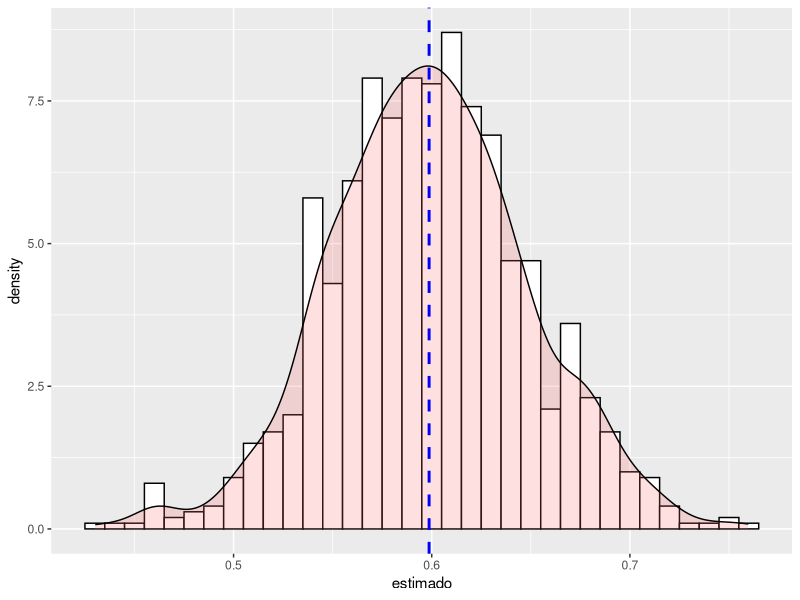
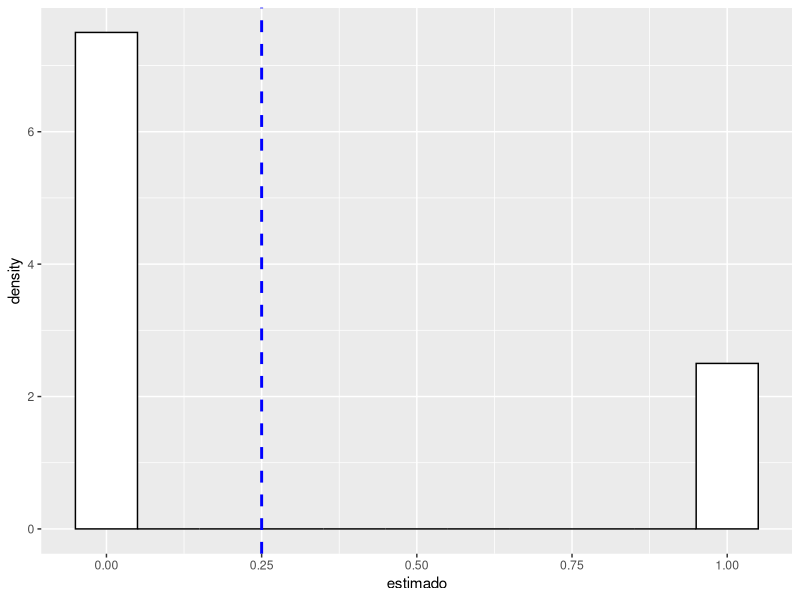
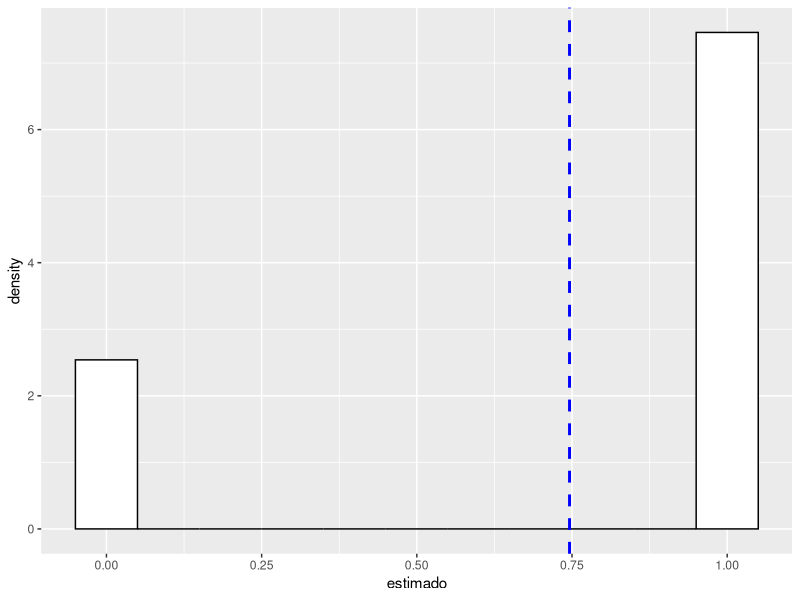
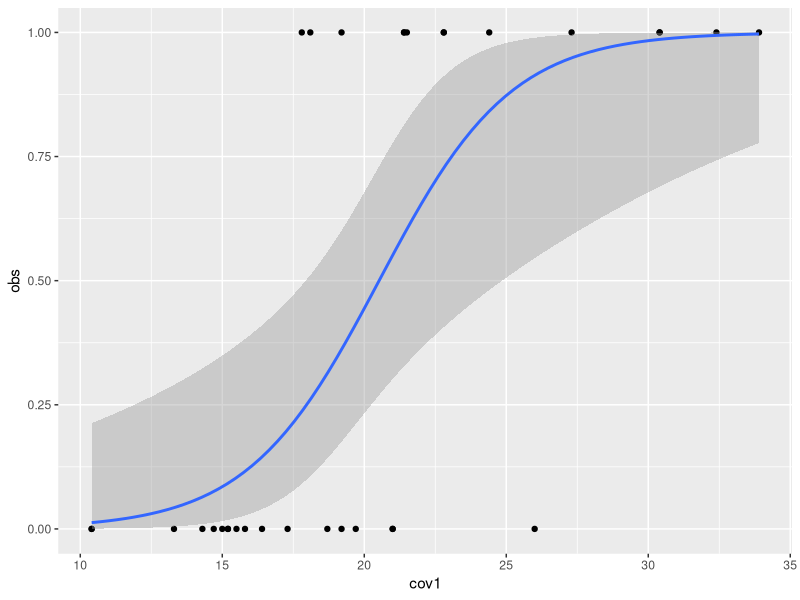

Write the R code that produced these figures, in order.
## ---- chunk 1

set.seed(1234)
da<-data.frame(estimado=rnorm(1000, 0.6, 0.05))
library(ggplot2)


ggplot(da, aes(x=estimado)) + 
    geom_histogram(aes(y=..density..),      # Histogram with density 
                   binwidth=.01,
                   colour="black", fill="white") +
    geom_density(alpha=.2, fill="#FF6666") + 
    geom_vline(aes(xintercept=mean(estimado, na.rm=T)),   # Ignore NA values for mean
               color="blue", linetype="dashed", size=1)

## ---- chunk 2


daoc<-data.frame(estimado=rbinom(500, 1, 0.25))

ggplot(daoc, aes(x=estimado)) + 
    geom_histogram(aes(y=..density..),      # Histogram with density 
                   binwidth=.1,
                   colour="black", fill="white") +
    #geom_density(alpha=.2, fill="#FF6666") + 
    geom_vline(aes(xintercept=mean(estimado, na.rm=T)),   # Ignore NA values for mean
               color="blue", linetype="dashed", size=1)

## ---- chunk 3


daob<-data.frame(estimado=rbinom(500, 1, 0.75))

ggplot(daob, aes(x=estimado)) + 
    geom_histogram(aes(y=..density..),      # Histogram with density 
                   binwidth=.1,
                   colour="black", fill="white") +
    #geom_density(alpha=.2, fill="#FF6666") + 
    geom_vline(aes(xintercept=mean(estimado, na.rm=T)),   # Ignore NA values for mean
               color="blue", linetype="dashed", size=1)

## ---- chunk 4
library(knitr)
sitio<-c(1:5)
psi<-c(1,0,1,0,0)
cov1<-c(10,15,20,30,40)
cov2<-c(1.5, 1.1, 5.5, 2.1, 2.2)
cov3<-c("bosque", "cafe", "bosque", "cacao", "bosque")
table1<-cbind(sitio, psi, cov1, cov2, cov3)
kable(table1)
## ---- chunk 5
library(knitr)
#sitio<-c(1:5)
obs<-c(1,0,1,0,0)
cov1<-c(10,15,20,30,40)
cov2<-c(1.5, 1.1, 5.5, 2.1, 2.2)
cov3<-c("nublado", "soleado", "nublado", "nublado", "soleado")
table2<-cbind(obs, cov1, cov2, cov3)
kable(table2)
## ---- chunk 6
data(mtcars)
obs<-mtcars$vs
cov1<-mtcars$mpg
table3<-cbind.data.frame (obs,cov1)
library(ggplot2)
ggplot(table3, aes(x=cov1, y=obs)) + geom_point() + 
  geom_smooth(method = "glm", method.args = list(family = "binomial"))
